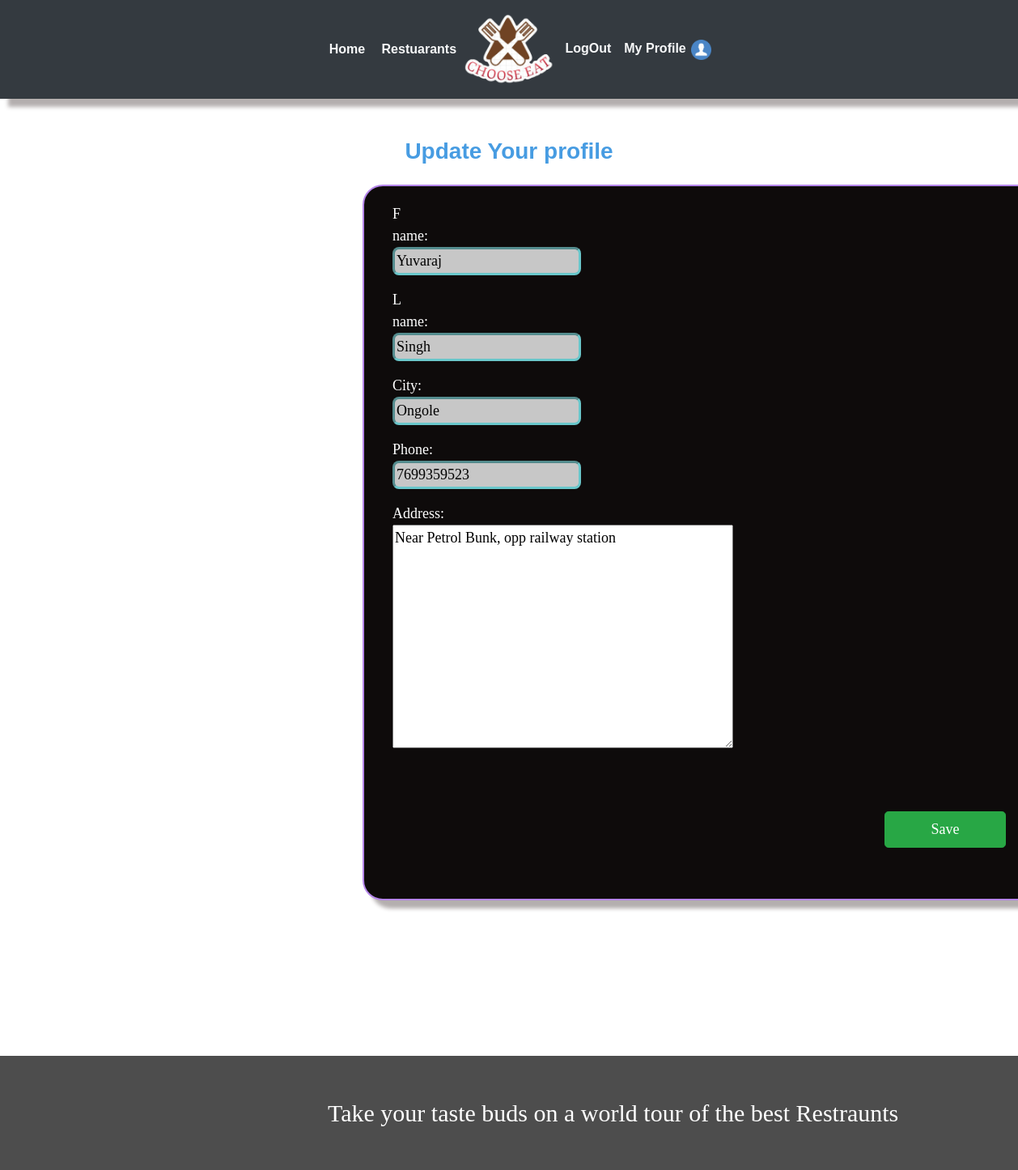
The app's page /user/update/2/ (signed in) with its own data.
### webapp/models.py (models this page shows, shortened)
class Customer(models.Model):
	user 		= models.OneToOneField(settings.AUTH_USER_MODEL,on_delete=models.CASCADE)
	f_name   	= models.CharField(max_length=20,blank=False)
	l_name		= models.CharField(max_length=20,blank=False)
	city  		= models.CharField(max_length=40,blank=False)
	phone 		= models.CharField(max_length=10,blank=False)
	address		= models.TextField()

### webapp/views.py (the view)
# urls.py: path('user/update/<int:id>/',views.updateCustomer,name='cupdate'),
def updateCustomer(request,id):
	form  	 = CustomerForm(request.POST or None,instance=request.user.customer)
	if form.is_valid():
		form.save()
		return redirect('profile')
	context={
	'form':form,
	'title':"Update Your profile"
	}
	return render(request,'webapp/profile_form.html',context)

### webapp/forms.py
class CustomerForm(forms.ModelForm):
	class Meta:
		model = Customer
		fields =['f_name','l_name','city','phone','address']

### webapp/templates/webapp/profile_form.html (shortened to what this page needs)
{% extends 'webapp/base.html'%}
{% block body %}
<br>
<br>
<div class="container">
	<h2 class="text-center" style="color: rgb(71, 156, 226);font-family:Arial, Helvetica, sans-serif;font-size: 28px;"><strong>{{title}}</strong></h2>
</div>
<br>
<div class="container col-md-8" id=login_panel style="margin-left: 16rem; font-family: Avenir; font-size: 18px; color: white; margin-left: 28rem;
">
	    <div class="row">
	    <div class="col-md-4 col-md-offset-2">
		<form method="post" class="form-horizontal">
  			{% for field in form %}
    			<div class="form-group">
        			<div class="col-md-offset-2 col-sm-8">
        			</div>
        			<label class="control-label col-sm-4">{{ field.label_tag }}</label>
        			<div class="col-sm-12">{{ field }}</div>
    			</div>
			{% endfor %}
<br><br>
  		<div class="form-group">
          	<div class="col-sm-offset-2 col-sm-10">
                <button type="submit" class="btn btn-success btn-lg" style="margin-left:38rem; width: 150px; font-size: 18px;">Save</button>
          	 </div>
   		</div>
		</form>
	</div>
</div>
 <br>
</div>
{% endblock%}

### webapp/static/webapp/css/style.css (style rules this page uses)
body { padding:0; margin:0; font-family: 'Source Sans Pro', sans-serif; }
h1,h2,h3,h4,h5,h6 { margin:0; }
label { margin:0; }

### webapp/templates/webapp/profile_form.html (style rules this page uses)
input[type=text] { box-sizing: border-box; border-color: rgba(69, 199, 204, 0.726); background-color: rgb(199, 199, 199); border-radius:8px; border-width: 3.5px; }
#login_panel { color: black; border-radius: 25px; border: 2px solid rgb(181, 134, 235); padding: 20px; width: 95rem; box-shadow: 10px 10px 5px rgb(180, 175, 175); background: rgb(14, 11, 11); }

### records on screen
Customer: form "Yuvaraj" "Singh" "Ongole" "7699359523" "Near Petrol Bunk, opp railway station"

### other values on screen
{{ title }} "Update Your profile"
{{ field.label_tag }} "F name:" "L name:" "City:" "Phone:" "Address:"
